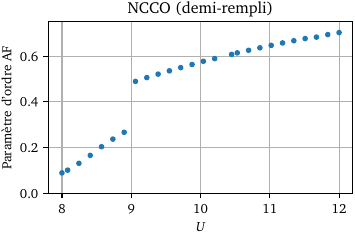

This figure's Python source:
import matplotlib.pyplot as plt
import numpy as np

plt.rc('text', usetex=True)
plt.rc('font', family='serif')
plt.rcParams['text.latex.preamble'] = r'\usepackage[charter]{mathdesign}'

plt.gcf().set_size_inches(9/2.54, 6/2.54)
path = "NCCO_AF.tsv"
data = np.genfromtxt(path, names=True)
plt.plot(data["U"], 3*abs(data["M_ave"]), "o", ms=3)
plt.xlabel("$U$")
plt.ylim(0,0.75)
plt.ylabel("""Paramètre d'ordre AF""")
plt.grid()
# plt.text(0.95, 0.15, "$\epsilon_p=3$", transform=plt.gca().transAxes, ha='right')
plt.title("NCCO (demi-rempli)")
plt.tight_layout(pad=0.1)
plt.savefig(__file__[:-3]+".pdf")
